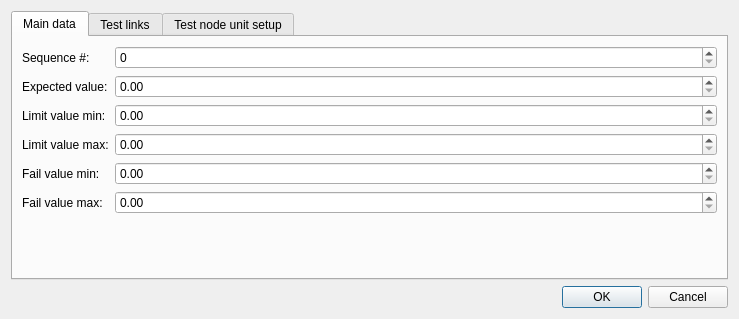
<?xml version="1.0" encoding="UTF-8"?>
<ui version="4.0">
 <class>mdtTtTestModelItemDialog</class>
 <widget class="QDialog" name="mdtTtTestModelItemDialog">
  <property name="geometry">
   <rect>
    <x>0</x>
    <y>0</y>
    <width>739</width>
    <height>319</height>
   </rect>
  </property>
  <property name="windowTitle">
   <string>Test model item edition</string>
  </property>
  <layout class="QVBoxLayout" name="verticalLayout">
   <item>
    <widget class="QTabWidget" name="tabWidget">
     <property name="currentIndex">
      <number>0</number>
     </property>
     <widget class="QWidget" name="tbTestModelItem">
      <attribute name="title">
       <string>Main data</string>
      </attribute>
      <layout class="QFormLayout" name="formLayout">
       <item row="0" column="0">
        <widget class="QLabel" name="lbSequenceNumber">
         <property name="text">
          <string>Sequence #:</string>
         </property>
        </widget>
       </item>
       <item row="0" column="1">
        <widget class="QSpinBox" name="sbSequenceNumber">
         <property name="maximum">
          <number>200</number>
         </property>
        </widget>
       </item>
       <item row="1" column="0">
        <widget class="QLabel" name="lbExpectedValue">
         <property name="text">
          <string>Expected value:</string>
         </property>
        </widget>
       </item>
       <item row="1" column="1">
        <widget class="QDoubleSpinBox" name="sbExpectedValue"/>
       </item>
       <item row="2" column="0">
        <widget class="QLabel" name="lbLimitValueMin">
         <property name="text">
          <string>Limit value min:</string>
         </property>
        </widget>
       </item>
       <item row="2" column="1">
        <widget class="QDoubleSpinBox" name="sbLimitValueMin"/>
       </item>
       <item row="3" column="0">
        <widget class="QLabel" name="lbLimitValueMax">
         <property name="text">
          <string>Limit value max:</string>
         </property>
        </widget>
       </item>
       <item row="3" column="1">
        <widget class="QDoubleSpinBox" name="sbLimitValueMax"/>
       </item>
       <item row="4" column="0">
        <widget class="QLabel" name="lbFailValueMin">
         <property name="text">
          <string>Fail value min:</string>
         </property>
        </widget>
       </item>
       <item row="4" column="1">
        <widget class="QDoubleSpinBox" name="sbFailValueMin"/>
       </item>
       <item row="5" column="0">
        <widget class="QLabel" name="lbFailValueMax">
         <property name="text">
          <string>Fail value max:</string>
         </property>
        </widget>
       </item>
       <item row="5" column="1">
        <widget class="QDoubleSpinBox" name="sbFailValueMax"/>
       </item>
      </layout>
     </widget>
     <widget class="QWidget" name="tbTestLink">
      <attribute name="title">
       <string>Test links</string>
      </attribute>
     </widget>
     <widget class="QWidget" name="tbTestNodeUnitSetup">
      <attribute name="title">
       <string>Test node unit setup</string>
      </attribute>
     </widget>
    </widget>
   </item>
   <item>
    <widget class="QDialogButtonBox" name="buttonBox">
     <property name="orientation">
      <enum>Qt::Horizontal</enum>
     </property>
     <property name="standardButtons">
      <set>QDialogButtonBox::Cancel|QDialogButtonBox::Ok</set>
     </property>
    </widget>
   </item>
  </layout>
 </widget>
 <resources/>
 <connections>
  <connection>
   <sender>buttonBox</sender>
   <signal>accepted()</signal>
   <receiver>mdtTtTestModelItemDialog</receiver>
   <slot>accept()</slot>
   <hints>
    <hint type="sourcelabel">
     <x>248</x>
     <y>254</y>
    </hint>
    <hint type="destinationlabel">
     <x>157</x>
     <y>274</y>
    </hint>
   </hints>
  </connection>
  <connection>
   <sender>buttonBox</sender>
   <signal>rejected()</signal>
   <receiver>mdtTtTestModelItemDialog</receiver>
   <slot>reject()</slot>
   <hints>
    <hint type="sourcelabel">
     <x>316</x>
     <y>260</y>
    </hint>
    <hint type="destinationlabel">
     <x>286</x>
     <y>274</y>
    </hint>
   </hints>
  </connection>
 </connections>
</ui>
